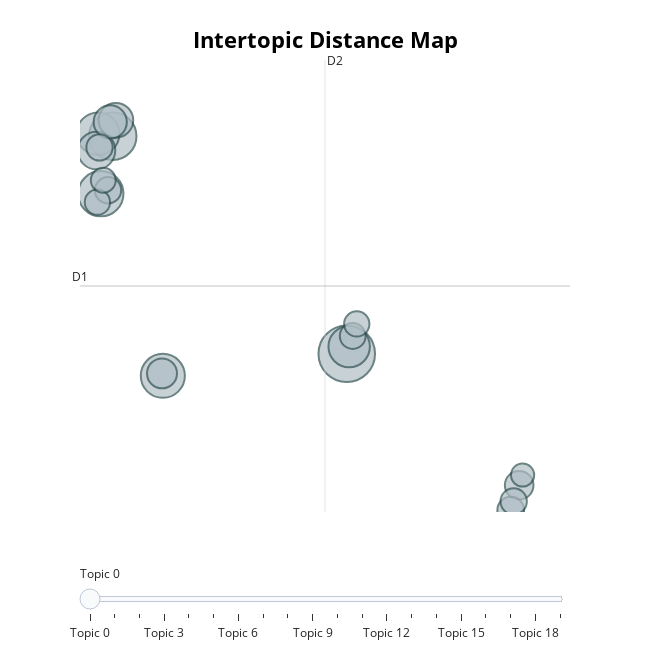

The notebook cell saved with this chart:
### Markdown cell above
The topics don't seem to allign greatly with sentiment just from looking at the keywords.

### Code cell
topic_model.visualize_topics(top_n_topics=20)

### Figure 1 — Plotly figure (JSON) as saved in the notebook; plotly's stock layout.template omitted (floating-point values rounded to 4 significant figures)
{"data": [{"customdata": [[0, "hurtig | levering | tilfreds | præcis | information", 125], [1, "kl | fredag | april | 21 | mandag", 88], [2, "hjemme | hele | dagen | fkn | ringet", 80], [3, "dårlig | kundeservice | firma | service | værste", 76], [4, "fedex | pakke | pakken | usa | kundenummer", 71], [5, "post | nord | postnord | hurtig | postbud", 67], [6, "tyskland | pakken | oktober | kolding | pakke", 55], [7, "bestilte | lørdag | hurtig | bestilt | varen", 47], [8, "postnord | pakke | fik | retur | pakken", 43], [9, "komme | kontakt | umuligt | telefonen | når", 35], [10, "ok | perfekt | orden | sædvanligt | bemærke", 32], [11, "hurtig | levering | problemer | afhentning | skader", 28], [12, "tyskland | ups | kontakter | danmark | kundeservice", 27], [13, "ups | virksomheder | aktion | 2011 | helt", 27], [14, "hurtigt | effektivt | hurtig | kvik | præcist", 27], [15, "døren | dejligt | hurtig | behøver | levering", 26], [16, "ødelagt | kassen | stykker | pallen | indholdet", 25], [17, "stjerne | stjerner | give | sgu | nul", 25], [18, "hjemme | ups | gange | kundeservice | levere", 24], [19, "service | hurtig | super | hilsenvibeke | servise", 21]], "hovertemplate": "<b>Topic %{customdata[0]}</b><br>%{customdata[1]}<br>Size: %{customdata[2]}", "legendgroup": "", "marker": {"color": "#B0BEC5", "line": {"color": "DarkSlateGrey", "width": 2}, "size": [125, 88, 80, 76, 71, 67, 55, 47, 43, 35, 32, 28, 27, 27, 27, 26, 25, 25, 24, 21], "sizemode": "area", "sizeref": 0.07812, "symbol": "circle"}, "mode": "markers", "name": "", "orientation": "v", "showlegend": false, "type": "scatter", "x": [11.26, -7.535, -8.491, -3.513, -8.711, 11.45, -8.839, -7.283, -7.737, -3.578, 25.11, 24.43, -8.598, -7.914, 24.67, 11.74, 12.06, -8.767, -8.296, 25.38], "xaxis": "x", "y": [4.535, 10.39, 8.84, 3.943, 10.46, 4.729, 10.0, 10.82, 10.77, 4.008, 0.9997, 0.3286, 10.09, 8.935, 0.564, 5.013, 5.338, 8.614, 9.203, 1.274], "yaxis": "y"}], "layout": {"annotations": [{"showarrow": false, "text": "D1", "x": -10.16, "y": 6.359, "yshift": 10}, {"showarrow": false, "text": "D2", "x": 9.512, "xshift": 10, "y": 12.44}], "height": 650, "hoverlabel": {"bgcolor": "white", "font": {"family": "Rockwell", "size": 16}}, "legend": {"itemsizing": "constant", "tracegroupgap": 0}, "margin": {"t": 60}, "shapes": [{"line": {"color": "#CFD8DC", "width": 2}, "type": "line", "x0": 9.512, "x1": 9.512, "y0": 0.2793, "y1": 12.44}, {"line": {"color": "#9E9E9E", "width": 2}, "type": "line", "x0": -10.16, "x1": 29.19, "y0": 6.359, "y1": 6.359}], "sliders": [{"active": 0, "pad": {"t": 50}, "steps": [{"args": [{"marker.color": [["red", "#B0BEC5", "#B0BEC5", "#B0BEC5", "#B0BEC5", "#B0BEC5", "#B0BEC5", "#B0BEC5", "#B0BEC5", "#B0BEC5", "#B0BEC5", "#B0BEC5", "#B0BEC5", "#B0BEC5", "#B0BEC5", "#B0BEC5", "#B0BEC5", "#B0BEC5", "#B0BEC5", "#B0BEC5"]]}], "label": "Topic 0", "method": "update"}, {"args": [{"marker.color": [["#B0BEC5", "red", "#B0BEC5", "#B0BEC5", "#B0BEC5", "#B0BEC5", "#B0BEC5", "#B0BEC5", "#B0BEC5", "#B0BEC5", "#B0BEC5", "#B0BEC5", "#B0BEC5", "#B0BEC5", "#B0BEC5", "#B0BEC5", "#B0BEC5", "#B0BEC5", "#B0BEC5", "#B0BEC5"]]}], "label": "Topic 1", "method": "update"}, {"args": [{"marker.color": [["#B0BEC5", "#B0BEC5", "red", "#B0BEC5", "#B0BEC5", "#B0BEC5", "#B0BEC5", "#B0BEC5", "#B0BEC5", "#B0BEC5", "#B0BEC5", "#B0BEC5", "#B0BEC5", "#B0BEC5", "#B0BEC5", "#B0BEC5", "#B0BEC5", "#B0BEC5", "#B0BEC5", "#B0BEC5"]]}], "label": "Topic 2", "method": "update"}, {"args": [{"marker.color": [["#B0BEC5", "#B0BEC5", "#B0BEC5", "red", "#B0BEC5", "#B0BEC5", "#B0BEC5", "#B0BEC5", "#B0BEC5", "#B0BEC5", "#B0BEC5", "#B0BEC5", "#B0BEC5", "#B0BEC5", "#B0BEC5", "#B0BEC5", "#B0BEC5", "#B0BEC5", "#B0BEC5", "#B0BEC5"]]}], "label": "Topic 3", "method": "update"}, {"args": [{"marker.color": [["#B0BEC5", "#B0BEC5", "#B0BEC5", "#B0BEC5", "red", "#B0BEC5", "#B0BEC5", "#B0BEC5", "#B0BEC5", "#B0BEC5", "#B0BEC5", "#B0BEC5", "#B0BEC5", "#B0BEC5", "#B0BEC5", "#B0BEC5", "#B0BEC5", "#B0BEC5", "#B0BEC5", "#B0BEC5"]]}], "label": "Topic 4", "method": "update"}, {"args": [{"marker.color": [["#B0BEC5", "#B0BEC5", "#B0BEC5", "#B0BEC5", "#B0BEC5", "red", "#B0BEC5", "#B0BEC5", "#B0BEC5", "#B0BEC5", "#B0BEC5", "#B0BEC5", "#B0BEC5", "#B0BEC5", "#B0BEC5", "#B0BEC5", "#B0BEC5", "#B0BEC5", "#B0BEC5", "#B0BEC5"]]}], "label": "Topic 5", "method": "update"}, {"args": [{"marker.color": [["#B0BEC5", "#B0BEC5", "#B0BEC5", "#B0BEC5", "#B0BEC5", "#B0BEC5", "red", "#B0BEC5", "#B0BEC5", "#B0BEC5", "#B0BEC5", "#B0BEC5", "#B0BEC5", "#B0BEC5", "#B0BEC5", "#B0BEC5", "#B0BEC5", "#B0BEC5", "#B0BEC5", "#B0BEC5"]]}], "label": "Topic 6", "method": "update"}, {"args": [{"marker.color": [["#B0BEC5", "#B0BEC5", "#B0BEC5", "#B0BEC5", "#B0BEC5", "#B0BEC5", "#B0BEC5", "red", "#B0BEC5", "#B0BEC5", "#B0BEC5", "#B0BEC5", "#B0BEC5", "#B0BEC5", "#B0BEC5", "#B0BEC5", "#B0BEC5", "#B0BEC5", "#B0BEC5", "#B0BEC5"]]}], "label": "Topic 7", "method": "update"}, {"args": [{"marker.color": [["#B0BEC5", "#B0BEC5", "#B0BEC5", "#B0BEC5", "#B0BEC5", "#B0BEC5", "#B0BEC5", "#B0BEC5", "red", "#B0BEC5", "#B0BEC5", "#B0BEC5", "#B0BEC5", "#B0BEC5", "#B0BEC5", "#B0BEC5", "#B0BEC5", "#B0BEC5", "#B0BEC5", "#B0BEC5"]]}], "label": "Topic 8", "method": "update"}, {"args": [{"marker.color": [["#B0BEC5", "#B0BEC5", "#B0BEC5", "#B0BEC5", "#B0BEC5", "#B0BEC5", "#B0BEC5", "#B0BEC5", "#B0BEC5", "red", "#B0BEC5", "#B0BEC5", "#B0BEC5", "#B0BEC5", "#B0BEC5", "#B0BEC5", "#B0BEC5", "#B0BEC5", "#B0BEC5", "#B0BEC5"]]}], "label": "Topic 9", "method": "update"}, {"args": [{"marker.color": [["#B0BEC5", "#B0BEC5", "#B0BEC5", "#B0BEC5", "#B0BEC5", "#B0BEC5", "#B0BEC5", "#B0BEC5", "#B0BEC5", "#B0BEC5", "red", "#B0BEC5", "#B0BEC5", "#B0BEC5", "#B0BEC5", "#B0BEC5", "#B0BEC5", "#B0BEC5", "#B0BEC5", "#B0BEC5"]]}], "label": "Topic 10", "method": "update"}, {"args": [{"marker.color": [["#B0BEC5", "#B0BEC5", "#B0BEC5", "#B0BEC5", "#B0BEC5", "#B0BEC5", "#B0BEC5", "#B0BEC5", "#B0BEC5", "#B0BEC5", "#B0BEC5", "red", "#B0BEC5", "#B0BEC5", "#B0BEC5", "#B0BEC5", "#B0BEC5", "#B0BEC5", "#B0BEC5", "#B0BEC5"]]}], "label": "Topic 11", "method": "update"}, {"args": [{"marker.color": [["#B0BEC5", "#B0BEC5", "#B0BEC5", "#B0BEC5", "#B0BEC5", "#B0BEC5", "#B0BEC5", "#B0BEC5", "#B0BEC5", "#B0BEC5", "#B0BEC5", "#B0BEC5", "red", "#B0BEC5", "#B0BEC5", "#B0BEC5", "#B0BEC5", "#B0BEC5", "#B0BEC5", "#B0BEC5"]]}], "label": "Topic 12", "method": "update"}, {"args": [{"marker.color": [["#B0BEC5", "#B0BEC5", "#B0BEC5", "#B0BEC5", "#B0BEC5", "#B0BEC5", "#B0BEC5", "#B0BEC5", "#B0BEC5", "#B0BEC5", "#B0BEC5", "#B0BEC5", "#B0BEC5", "red", "#B0BEC5", "#B0BEC5", "#B0BEC5", "#B0BEC5", "#B0BEC5", "#B0BEC5"]]}], "label": "Topic 13", "method": "update"}, {"args": [{"marker.color": [["#B0BEC5", "#B0BEC5", "#B0BEC5", "#B0BEC5", "#B0BEC5", "#B0BEC5", "#B0BEC5", "#B0BEC5", "#B0BEC5", "#B0BEC5", "#B0BEC5", "#B0BEC5", "#B0BEC5", "#B0BEC5", "red", "#B0BEC5", "#B0BEC5", "#B0BEC5", "#B0BEC5", "#B0BEC5"]]}], "label": "Topic 14", "method": "update"}, {"args": [{"marker.color": [["#B0BEC5", "#B0BEC5", "#B0BEC5", "#B0BEC5", "#B0BEC5", "#B0BEC5", "#B0BEC5", "#B0BEC5", "#B0BEC5", "#B0BEC5", "#B0BEC5", "#B0BEC5", "#B0BEC5", "#B0BEC5", "#B0BEC5", "red", "#B0BEC5", "#B0BEC5", "#B0BEC5", "#B0BEC5"]]}], "label": "Topic 15", "method": "update"}, {"args": [{"marker.color": [["#B0BEC5", "#B0BEC5", "#B0BEC5", "#B0BEC5", "#B0BEC5", "#B0BEC5", "#B0BEC5", "#B0BEC5", "#B0BEC5", "#B0BEC5", "#B0BEC5", "#B0BEC5", "#B0BEC5", "#B0BEC5", "#B0BEC5", "#B0BEC5", "red", "#B0BEC5", "#B0BEC5", "#B0BEC5"]]}], "label": "Topic 16", "method": "update"}, {"args": [{"marker.color": [["#B0BEC5", "#B0BEC5", "#B0BEC5", "#B0BEC5", "#B0BEC5", "#B0BEC5", "#B0BEC5", "#B0BEC5", "#B0BEC5", "#B0BEC5", "#B0BEC5", "#B0BEC5", "#B0BEC5", "#B0BEC5", "#B0BEC5", "#B0BEC5", "#B0BEC5", "red", "#B0BEC5", "#B0BEC5"]]}], "label": "Topic 17", "method": "update"}, {"args": [{"marker.color": [["#B0BEC5", "#B0BEC5", "#B0BEC5", "#B0BEC5", "#B0BEC5", "#B0BEC5", "#B0BEC5", "#B0BEC5", "#B0BEC5", "#B0BEC5", "#B0BEC5", "#B0BEC5", "#B0BEC5", "#B0BEC5", "#B0BEC5", "#B0BEC5", "#B0BEC5", "#B0BEC5", "red", "#B0BEC5"]]}], "label": "Topic 18", "method": "update"}, {"args": [{"marker.color": [["#B0BEC5", "#B0BEC5", "#B0BEC5", "#B0BEC5", "#B0BEC5", "#B0BEC5", "#B0BEC5", "#B0BEC5", "#B0BEC5", "#B0BEC5", "#B0BEC5", "#B0BEC5", "#B0BEC5", "#B0BEC5", "#B0BEC5", "#B0BEC5", "#B0BEC5", "#B0BEC5", "#B0BEC5", "red"]]}], "label": "Topic 19", "method": "update"}]}], "title": {"font": {"color": "Black", "size": 22}, "text": "<b>Intertopic Distance Map</b>", "x": 0.5, "xanchor": "center", "y": 0.95, "yanchor": "top"}, "width": 650, "xaxis": {"anchor": "y", "domain": [0, 1], "range": [-10.16, 29.19], "title": {"text": ""}, "visible": false}, "yaxis": {"anchor": "x", "domain": [0, 1], "range": [0.2793, 12.44], "title": {"text": ""}, "visible": false}}}
